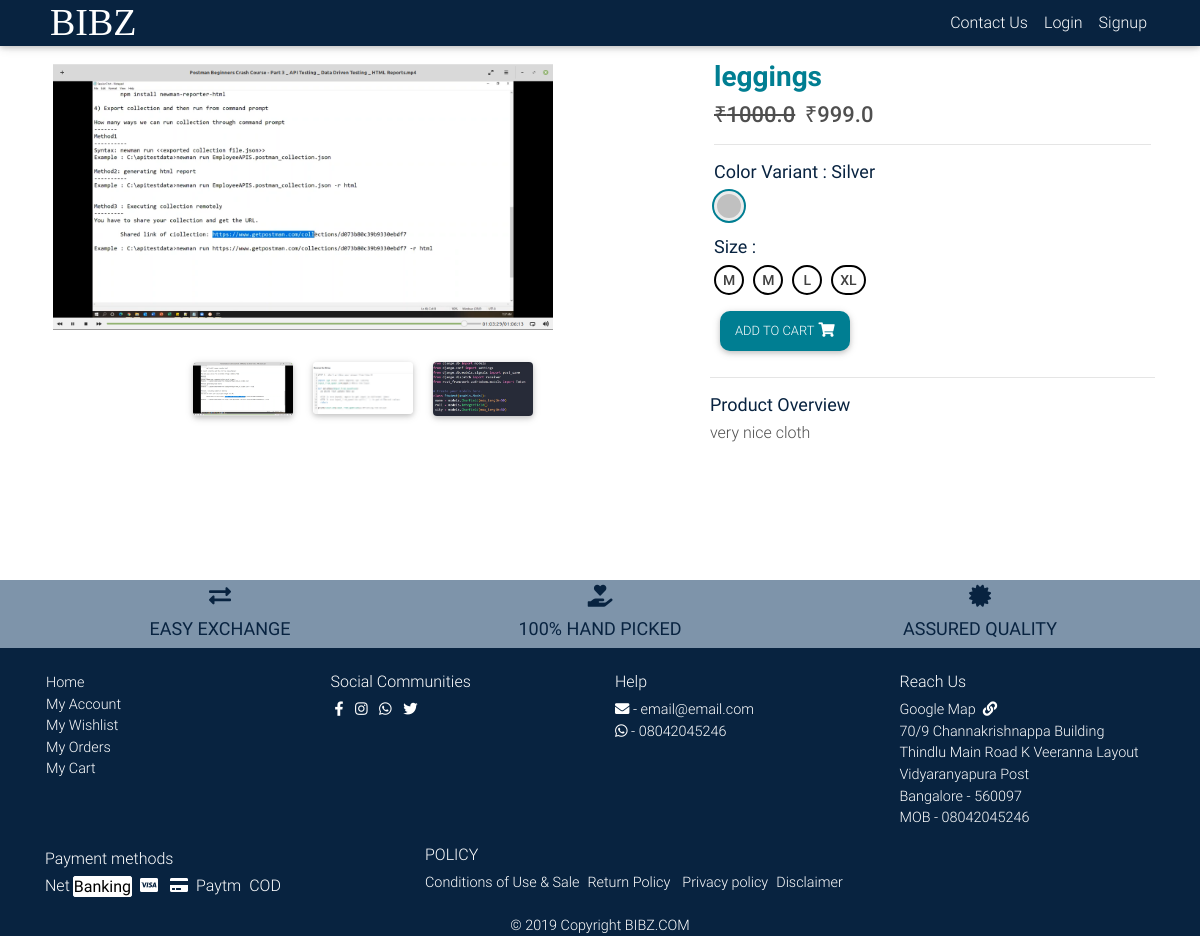
/product/leggings-1/, run on the app's committed database.
### core/models.py (models this page shows, shortened)
class Item(models.Model):
    title = models.CharField(max_length=100)
    price = models.FloatField()
    discount_price = models.FloatField(blank=True, null=True)
    label = models.CharField(choices=LABEL_CHOICES, max_length=20)
    slug = models.SlugField()
    description = models.TextField()
    image = models.ImageField()
    image1 = models.ImageField(blank=True, null=True)
    image2 = models.ImageField(blank=True, null=True)
    def get_absolute_url(self):
        return reverse("core:product", kwargs={'slug': self.slug})
    def get_add_to_cart_url(self):
        return reverse("core:add-to-cart", kwargs={'slug': self.slug})

class Variation(models.Model):
    item = models.ForeignKey(Item, on_delete=models.CASCADE)
    size = models.CharField(max_length=120, choices=SIZE_CHOICES)

### core/views.py (the view)
# urls.py: path('product/<slug>/', item_detail, name='product'),
def item_detail(request, slug):
    item = get_object_or_404(Item, slug=slug)
    color_slug = slug.split("-")[0]
    color_obj = Item.objects.filter(slug__startswith=color_slug)
    return render(request, 'product.html', {'item': item, 'object': item, 'color_object': color_obj})

### templates/product.html (shortened to what this page needs)
{% extends "base.html" %}
{% block content %}
<main class="mt-1 pt-1">
    <div class="container dark-grey-text">
	<div class="row">
		<div class="col-12 col-md-7 col-lg-7">
		  <div class="flex-container d-flex flex-row bd-highlight">
			<div class="flex-container1 flex-row p-2 bd-highlight my-auto mx-auto">
			  <div class="sImg mt-3">
				<img onclick="preview(this)" width="100px" height="100px" src="{{item.image.url}}" alt="" class="card img-fluid">
			  </div>
			  <div class="sImg mt-3">
				<img onclick="preview(this)" width="100px" height="100px" src="{{item.image1.url}}" alt="" class="card img-fluid">
			  </div>
			  <div class="sImg mt-3">
				<img onclick="preview(this)" width="100px" height="100px" src="{{item.image2.url}}" alt="" class="card img-fluid">
			  </div>
			</div>
			<div class="p-2  bd-highlight">
			  <img id="imageBox" width="500px" height="500px" class="img-fluid" src="{{item.image.url}}" alt="">
			</div>
		  </div>
		</div>
		<div class="col-lg-5 col-md-5  product-details ">
			<div class="p-1">
				<h3 class=" font-weight-bold">{{ item.title }}</h3>
				<h4 class="">
				  {% if object.discount_price %}
				  <span class="mr-1">
					<del>₹{{ object.price }}</del>
				  </span>
				  <span>₹{{ object.discount_price }}</span>
				  {% else %}
				  <span>₹{{ object.price }}</span>
				  {% endif %}
				</h4>
				<hr>
				<div>
				<h5 style="color:#082340;">Color Variant :&nbsp{{ object.label|title }} </h5>
				{% if color_object %}
					{% for obj in color_object %}
					{% if item.id == obj.id %}
							<a class=" active p-0"  href="{{ obj.get_absolute_url }}" style="display:inline-flex;border-radius:50%;">
							<div class="fw-color-choose" style="display:inline-block;">
								<div class="sc-item ">
									<label class="color_vary " style="background:{{ obj.label }};border:3px solid #ececec;" data-selected="true"></label>
								</div>
							</div>
							</a>
					 {% endif %}
					{% endfor %}
				{% endif %}
				</div>
						{% if object.variation_set.all %}
				<div class="fw-size-choose">
					<form action="{{ object.get_add_to_cart_url }}" method="post">
						<h5 style="color:#082340;">Size :</h5>
							{% for s in object.variation_set.all %}
							<div class="sc-item">
								<label for="{{ s.size }}">{{ s.size }}</label>
							</div>
							{% endfor %}
						<br>
						<button class="btn btn-primary add_cart mt-2" type="submit">Add to Cart<i class="fas fa-shopping-cart ml-1"></i></button>
					</form>
				{% endif %}
				</div>
          </div>
		  <hr>
			<div class="">
				<h5 style="color:#082340;">Product Overview </h5>
				<h6>{{ item.description }}</h6>
			</div>
		</div>
  </div>
  </main>
	{% endblock content %}

### templates/base.html (shortened to what this page needs)
{% load static %}
<!DOCTYPE html>
<html lang="en" xmlns:https="http://www.w3.org/1999/xhtml">
<head>
  <link rel="stylesheet" href="https://stackpath.bootstrapcdn.com/font-awesome/4.7.0/css/font-awesome.min.css">
  <link rel="stylesheet" href="https://use.fontawesome.com/releases/v5.8.1/css/all.css">
  <link href="{% static 'css/bootstrap.min.css' %}" rel="stylesheet">
  <link href="{% static 'css/mdb.min.css' %}" rel="stylesheet">
  <link href="{% static 'css/style.min.css' %}" rel="stylesheet">
  <link href="{% static 'css/style.css' %}" rel="stylesheet">
</head>
{% include "navbar.html" %}
<body>
    <div class="container">
    <div class="mt-4 pt-4">
    </div>
     </div>
    {% block content %}
    {% endblock content %}
    {% include "footer.html" %}
</body>
</html>

### templates/navbar.html (shortened to what this page needs)
{% load cart_template_tags %}
<nav class="navbar fixed-top navbar-expand-lg navbar-light white ">
  <div class="container">
      <a class="navbar-brand waves-effect" href="/">
        <h1 class="white-text">BIBZ</h1>
      </a>
      <div class="collapse navbar-collapse" id="navbarSupportedContent">
        <ul class="navbar-nav ">
          <li class="nav-item">
            <a class="nav-link waves-effect" href="{% url 'accounts:contact' %}">
              <span class="clearfix  d-sm-inline-block"> Contact Us </span>
            </a>
          </li>
          {% if request.user.is_authenticated %}
          <li class="nav-item">
            <a class="nav-link waves-effect" href="{% url 'core:wish_lists' %}">
              <span class="clearfix  d-sm-inline-block"> Wishlist </span>
            </a>
          </li>
          <li class="nav-item">
            <a class="nav-link waves-effect" href="{% url 'accounts:account_signout' %}">
              <span class="clearfix  d-sm-inline-block"> Logout </span>
            </a>
          </li>
          {% else %}
          <li class="nav-item">
            <a class="nav-link waves-effect" href="{% url 'accounts:account_login' %}">
              <span class="clearfix  d-sm-inline-block"> Login </span>
            </a>
          </li>
          <li class="nav-item">
            <a class="nav-link waves-effect" href="{% url 'accounts:account_signup' %}">
              <span class="clearfix  d-sm-inline-block"> Signup </span>
            </a>
          </li>
          {% endif %}
        </ul>
      </div>
  </div>
  </nav>

### templates/footer.html
{% load static %}
<footer class="page-footer  font-small mt-4 wow fadeIn">
    <div clss="" style="background:#7E94AA;">
        <div class="container" style="color:#082340;">
            <div class="row pt-1 flex-container text-center my-auto">
                <div class="col-4 mx-auto">
                    <h4><i  class=" fas fa-exchange-alt"></i></h4>
                    <h5>EASY EXCHANGE</h5>
                </div>
                <div class="col-4 mx-auto ">
                    <h4><i  class=" fas fa-hand-holding-heart"></i></h4>
                    <h5>100% HAND PICKED</h5>
                </div>
                <div class="col-4 mx-auto">
                    <h4><i class="fas fa-certificate"></i></h4>
                    <h5>ASSURED QUALITY</h5>
                </div>
            </div>
        </div>
    </div>
    <div class="container-field">
    <div class="container  pt-2 my-auto px-3" >
        <div class="row mt-3">
        <div class="col-6 col-md-3 col-lg-3 lists">
            <ol>{% if request.user.is_authenticated %}
                <h6>My BIBZ</h6>
                <li><a href="/">Home</a></li>
                <li><a href="{% url 'core:accounts' %}">My Account</a></li>
                <li><a href="{% url 'core:wish_lists' %}">My Wishlist</a></li>
                <li><a href="{% url 'core:accounts' %}">My Orders</a></li>
                <li><a href="{% url 'core:order-summary' %}">My Cart</a></li>
                {% else %}
                <li><a href="/">Home</a></li>
                <li><a href="{% url 'accounts:account_login' %}">My Account</a></li>
                <li><a href="{% url 'accounts:account_login' %}">My Wishlist</a></li>
                <li><a href="{% url 'accounts:account_login' %}">My Orders</a></li>
                <li><a href="{% url 'accounts:account_login' %}">My Cart</a></li>
                {% endif %}
            </ol>
        </div>
        <div class="col-6 col-md-3 col-lg-3 lists ">
            <ol class="ol1">
                <h6>Social Communities</h6>
                <a href="https://www.facebook.com/" target="_blank"> <i class="px-1 fab fa-facebook-f"></i></a>
                <a href="https://www.instagram.com/?hl=en" target="_blank"></a><i class="px-1 fab fa-instagram"></i>
                <a href="https://www.whatsapp.com/" target="_blank"></a><i class="px-1 fab fa-whatsapp"></i>
                <a href="https://twitter.com/login" target="_blank"></a><i class="px-1 fab fa-twitter"></i>
            </ol>
        </div>
        <div class="col-6 col-md-3 col-lg-3 lists ">
            <ol>
                <h6>Help</h6>
                <li><a href="{% url 'accounts:contact' %}"><i class=" fa fa-envelope" aria-hidden="true"></i> - email@email.com</a></li>
                <li><a href="https://www.whatsapp.com/" target="_blank"><i class=" fab fa-whatsapp"></i> - 08042045246</a></li>
            </ol>
        </div>
        <div class="col-6 col-md-3 col-lg-3 lists ">
            <ol>
                <h6>Reach Us</h6>
                <li><a href="{% url 'accounts:contact' %}">Google Map &nbsp<i class="fa fa-link" aria-hidden="true"></i></a></li>
                <li><p>70/9 Channakrishnappa Building<br> Thindlu Main Road K Veeranna Layout Vidyaranyapura Post<br> Bangalore - 560097<br>
                MOB - 08042045246</p></li>
            </ol>
        </div>
        </div>
    </div>
    </div>
    <div clss="container-field">
        <div class="container">
        <div class="row">
        <div class="col-12 col-md-4 col-lg-4 my-auto" style="color:white;">
            <h6 class="pay">Payment methods</h6>
                <div class="flex-container my-auto">
                    <h6>Net <h6 class="banking">Banking</h6></h6>
                    <h6 class="px-2"><i class="fab fa-cc-visa"></i></h6>
                    <h6 class="px-1"><i class="fa fa-credit-card" aria-hidden="true"></i></h6>
                    <h6 class="px-1">Paytm</h6>
                    <h6 class="px-1">COD</h6>
                </div>
        </div>
        <div class="col-12 col-md-8 col-lg-8 my-auto " style="color:white;">
            <h6 class="">POLICY</h6>
            <div class="flex-container my-auto">
                <p><a href="{% url 'accounts:terms' %}" >Conditions of Use & Sale</a> </p>
                <p class="px-2"><a href="" >Return Policy</a></p>
                <p class="px-1"><a href="" >Privacy policy</a></p>
                <p class="px-1"><a href="" >Disclaimer</a></p>
            </div>
        </div>
        </div>
        </div>
    </div>
    <div clss="" style="padding-top:5px;">
        <div class="" style="color:white;">
            <div class="flex-container my-auto">
                <div class="mx-auto ">
                    © 2019 Copyright BIBZ.COM
                </div>
            </div>
        </div>
    </div>
  </footer>

### templates/scripts.html (shortened to what this page needs)
{% load static %}

### static/css/style.css (style rules this page uses)
html { height:100%!important; }
footer { margin-top:auto; margin-bottom:0; width:100%!important; }
main { min-height:105%!important; }
html, body, .view { height: 100%; }
.navbar { padding:0; margin:0; padding-top:0; }
.navbar-brand { padding:0!important; margin:0!important; }
a h1 { margin:0; font-size:38px; font-family: 'Prata', serif; font-weight:500; padding-left:5px; }
.color_vary { box-shadow:0 0 0 2px #007e92; border:none; }
.fw-color-choose .sc-item { display: inline-block; position: relative; margin-right: 5px; }
.fw-color-choose label { display: inline-block; height: 30px; min-width: 30px; text-align: center; font-size: 14px; color: #414141; font-weight: 500; cursor: pointer; border-radius: 50px; padding: 3px 7px 10px; border:2px solid black; }
.fw-size-choose .sc-item { display: inline-block; position: relative; margin-right: 5px; }
.fw-size-choose label { display: inline-block; height: 30px; min-width: 30px; text-align: center; font-size: 14px; color: #414141; font-weight: 500; cursor: pointer; border-radius: 50px; padding: 3px 7px 10px; border:2px solid black; }
.btn.add_cart { padding:10px 15px!important; border-radius:10px; font-weight:300; }
.btn.btn-primary { padding:10px 15px!important; border-radius:10px; font-weight:300; }
.row { padding:0; }
.btn { outline: none!important; shadow:none!important; }
h3 { font-family: 'Prata', serif; }
h5 { font-size:18px!important; font-weight:400!important; font-family:'Roboto'; }
h4 { font-weight:450!important; font-size:22px!important; font-family:'Roboto'; }
h1, h2, h3,h4, h5, h6 { font-family:'Roboto'; }
.nav-item span { color:white!important; }
.flex-container { display: flex; }
.lists ol { list-style-type:none; padding-inline-start:0px!important; }
.banking { border:1px solid #fff; background:#fff; color:black; font-weight:400; border-radius:2px; margin-left:3px!important; }
html { background:white!important; }
body { background:white!important; }
main { background:white!important; }
.navbar { background:#082340!important; }
.page-footer { background-color:#082340!important }
footer { background:#082340!important; }
footer .container-field { background:#082340!important; }
.btn-primary { background:#007E92!important; }
.btn.add_cart { background:#007E92!important; }
h1, h2, h3,h4, h5, h6, p, a { font-family:'Roboto'; }
.font-weight-bold { color:#007e92!important; }

### templates/base.html (style rules this page uses)
html, body, header, .carousel { height: 60vh; }

### templates/product.html (style rules this page uses)
.flex-container { flex-wrap: wrap-reverse; }
@media (max-width: 1200px) { .flex-container1 { display: flex; flex-wrap: nowrap; } }
@media (max-width: 1200px) { .sImg { margin:10px; } }

### data on the page
Item: image (picture), image1 (picture), image2 (picture), title "leggings", price "1000.0", discount_price "999.0", label "Silver", description "very nice cloth"
Variation: size "M"
Variation: size "M"
Variation: size "L"
Variation: size "XL"
